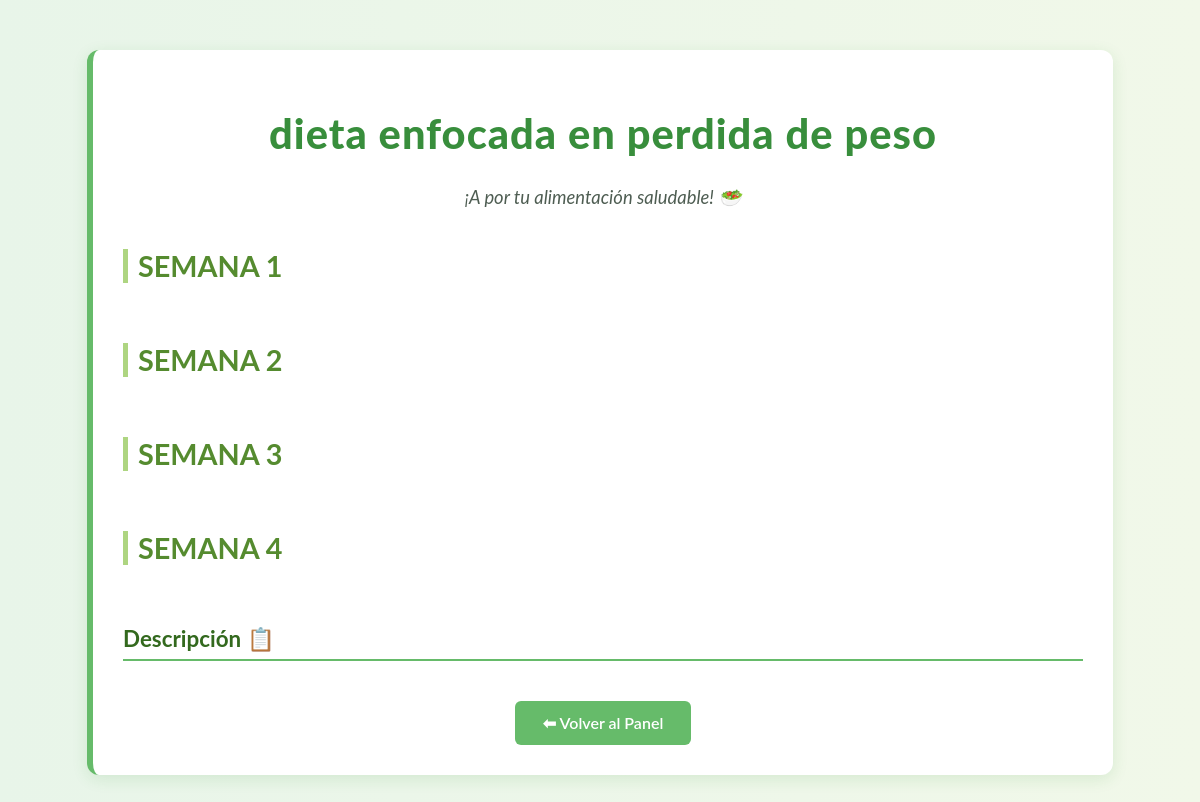
The page /ver_detalle_dieta_user/3/detalle_user/ (signed in) on the database its author committed.
### fitapp/models.py (models this page shows, shortened)
class ContenidoDieta(models.Model):
    paquete = models.ForeignKey(Paquete, on_delete=models.CASCADE, related_name="dietas", null=True, blank=True)
    titulo = models.CharField(max_length=255,null=True, blank=True)
    semana1=models.CharField(max_length=100, default="SEMANA 1")
    image1=models.ImageField(upload_to="images/nuestros_atletas",blank=True,null=True)
    image2=models.ImageField(upload_to="images/nuestros_atletas",blank=True,null=True)
    image3=models.ImageField(upload_to="images/nuestros_atletas",blank=True,null=True)
    image4=models.ImageField(upload_to="images/nuestros_atletas",blank=True,null=True)
    image5=models.ImageField(upload_to="images/nuestros_atletas",blank=True,null=True)
    image6=models.ImageField(upload_to="images/nuestros_atletas",blank=True,null=True)
    semana2=models.CharField(max_length=100,default="SEMANA 2")
    image7=models.ImageField(upload_to="images/nuestros_atletas",blank=True,null=True)
    image8=models.ImageField(upload_to="images/nuestros_atletas",blank=True,null=True)
    image9=models.ImageField(upload_to="images/nuestros_atletas",blank=True,null=True)
    image10=models.ImageField(upload_to="images/nuestros_atletas",blank=True,null=True)
    image11=models.ImageField(upload_to="images/nuestros_atletas",blank=True,null=True)
    image12=models.ImageField(upload_to="images/nuestros_atletas",blank=True,null=True)
    semana3=models.CharField(max_length=100,default="SEMANA 3")
    image13=models.ImageField(upload_to="images/nuestros_atletas",blank=True,null=True)
    image14=models.ImageField(upload_to="images/nuestros_atletas",blank=True,null=True)
    image15=models.ImageField(upload_to="images/nuestros_atletas",blank=True,null=True)
    image16=models.ImageField(upload_to="images/nuestros_atletas",blank=True,null=True)
    image17=models.ImageField(upload_to="images/nuestros_atletas",blank=True,null=True)
    image18=models.ImageField(upload_to="images/nuestros_atletas",blank=True,null=True)
    semana4=models.CharField(max_length=100,default="SEMANA 4")
    image19=models.ImageField(upload_to="images/nuestros_atletas",blank=True,null=True)
    image20=models.ImageField(upload_to="images/nuestros_atletas",blank=True,null=True)
    image21=models.ImageField(upload_to="images/nuestros_atletas",blank=True,null=True)
    image22=models.ImageField(upload_to="images/nuestros_atletas",blank=True,null=True)
    image23=models.ImageField(upload_to="images/nuestros_atletas",blank=True,null=True)
    image24=models.ImageField(upload_to="images/nuestros_atletas",blank=True,null=True)
    descripcion = CKEditor5Field('Contenido', config_name='default', default='')

### fitapp/views.py (the view)
# urls.py: path('ver_detalle_dieta_user/<int:pk>/detalle_user/', views.ver_detalle_dieta_user, name='ver_detalle_dieta_user'),
@login_required
def ver_detalle_dieta_user(request, pk):
    dieta = get_object_or_404(ContenidoDieta, pk=pk)
    paquetes_usuario = CompraPaquete.objects.filter(usuario=request.user, pagado=True).values_list('paquete__id', flat=True)
    tiene_acceso = Paquete.objects.filter(id__in=paquetes_usuario, dietas=dieta).exists()
    if not tiene_acceso and not request.user.is_staff:
        raise Http404("No tienes permiso para ver esta dieta.")
    paquetes = Paquete.objects.all().prefetch_related('dietas', 'rutinas')
    return render(request, 'ver_detalle_dieta_user.html', {
        'paquetes': paquetes,
        'detalle_dieta': dieta
    })

### fitapp/templates/ver_detalle_dieta_user.html (shortened to what this page needs)
{% load static %}
<link rel="stylesheet" href="{% static 'css/estilos_dietas.css' %}" type="text/css">
<link rel="stylesheet" href="{% static 'css/footers.css' %}" type="text/css">
{% block content %}
<div class="diet-container">
    <div class="diet-hero">
        <h1>{{ detalle_dieta.titulo }}</h1>
        <p class="motivator">¡A por tu alimentación saludable! {{ user.first_name }} 🥗</p>
    </div>
    <div class="week-section">
        <div class="week-title">{{ detalle_dieta.semana1 }}</div>
    </div>
    <div class="week-section">
        <div class="week-title">{{ detalle_dieta.semana2 }}</div>
    </div>
    <div class="week-section">
        <div class="week-title">{{ detalle_dieta.semana3 }}</div>
    </div>
    <div class="week-section">
        <div class="week-title">{{ detalle_dieta.semana4 }}</div>
    </div>
    <div class="diet-section">
        <h3>Descripción 📋</h3>
    </div>
    <div class="button-area">
        <a href="{% url 'user_dashboard' %}" class="btn-back">⬅ Volver al Panel</a>
    </div>
</div>
{% endblock %}

### fitapp/static/css/estilos_dietas.css (style rules this page uses)
.diet-container { max-width: 960px; margin: 50px auto; padding: 30px; background: #ffffff; border-radius: 12px; box-shadow: 0 4px 16px rgba(34, 139, 34, 0.12); animation: fadeInUp 0.4s ease-in-out; border-left: 6px solid #66bb6a; }
.diet-hero { text-align: center; margin-bottom: 35px; }
.diet-hero h1 { font-size: 2.6rem; color: #388e3c; font-weight: 800; letter-spacing: 1px; }
.motivator { font-size: 1.15rem; color: #4e5d52; font-style: italic; margin-top: 10px; }
.diet-section { margin-bottom: 20px; }
.diet-section h3 { font-size: 1.4rem; color: #33691e; font-weight: 700; border-bottom: 2px solid #66bb6a; padding-bottom: 6px; margin-bottom: 10px; }
.button-area { text-align: center; margin-top: 40px; }
.btn-back { display: inline-block; padding: 12px 28px; background: #66bb6a; color: #fff; text-decoration: none; border-radius: 6px; font-weight: 600; font-size: 1rem; transition: background 0.3s ease, transform 0.2s ease; }
.week-section { margin: 40px 0; }
.week-title { font-size: 1.8rem; font-weight: bold; margin-bottom: 20px; border-left: 5px solid #aed581; padding-left: 10px; color: #558b2f; }

### rows shown on the page
ContenidoDieta: titulo "dieta enfocada en perdida de peso", semana1 "SEMANA 1", semana2 "SEMANA 2", semana3 "SEMANA 3", semana4 "SEMANA 4"
